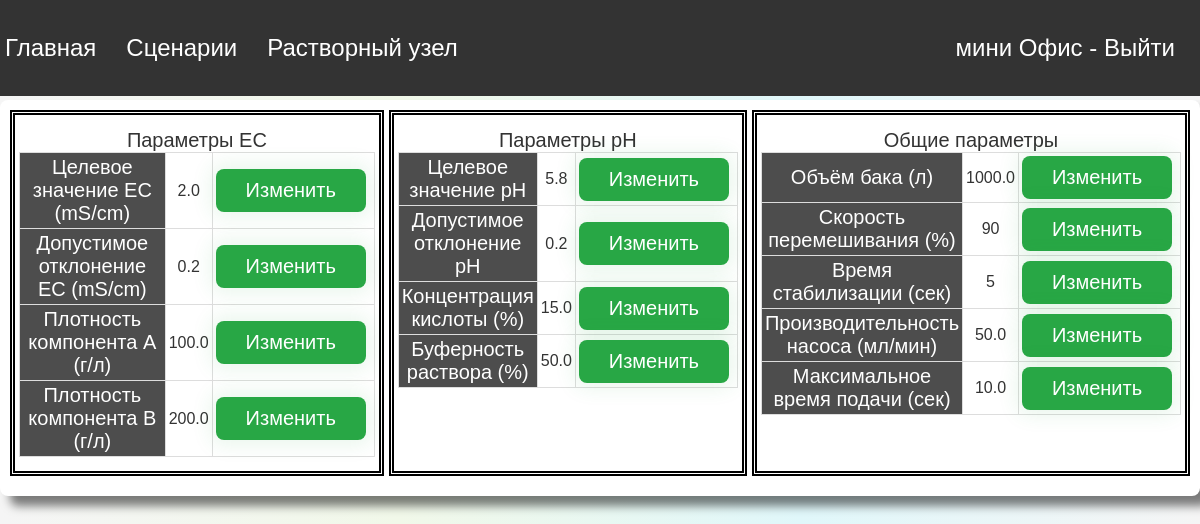
The page /mixing_parameters (signed in) on the database its author committed.
### app/models.py (models this page shows, shortened)
class MixingParameter(db.Model):
    __tablename__ = 'mixing_parameters'
    id = db.Column(db.Integer, primary_key=True)
    tank_volume = db.Column(db.Float)
    density_a = db.Column(db.Float)
    density_b = db.Column(db.Float)
    density_acid = db.Column(db.Float)
    bf = db.Column(db.Float)
    pump_flow_rate = db.Column(db.Float)
    target_ec = db.Column(db.Float)
    target_ph = db.Column(db.Float)
    stabilization_time = db.Column(db.Integer)
    mixing_speed = db.Column(db.Integer)
    ec_deviation = db.Column(db.Float)
    ph_deviation = db.Column(db.Float)
    description = db.Column(db.Text)
    ec_rate_threshold = db.Column(db.Float, default=0.5)
    ph_rate_threshold = db.Column(db.Float, default=0.05)
    maxtime = db.Column(db.Integer)
    start_mix = db.Column(db.Integer, default=0)  # Новое поле для управления смешиванием

### app/routes.py (the view)
@bp.route('/mixing_parameters')
@login_required
def mixing_parameters():
    mixing_params = MixingParameter.query.first()
    return render_template('mixing_parameters.html', mixing_params=mixing_params, title='Растворный узел')

### app/models.py (called while the page is built)
@login.user_loader
def load_user(id):
    return User.query.get(int(id))

### app/templates/mixing_parameters.html (shortened to what this page needs)
{% extends "base.html" %}
{% block content %}
<div class="main-wrapper">
    <div class="container">
        <div class="row-container">
            <div class="parameter-container">
                <span class="parameter-name">Параметры EC</span>
                <table>
                    <tr>
                        <th>Целевое значение EC (mS/cm)</th>
                        <td id="target_ec">{{ mixing_params.target_ec }}</td>
                        <td>
                            <button class="btn btn-primary"
                                    onclick="openModal('target_ec')"
                                    {% if current_user.username != 'admin' %} disabled {% endif %}>
                                Изменить</button>
                        </td>
                    </tr>
                    <tr>
                        <th>Допустимое отклонение EC (mS/cm)</th>
                        <td id="ec_deviation">{{ mixing_params.ec_deviation }}</td>
                        <td>
                            <button class="btn btn-primary"
                                    onclick="openModal('ec_deviation')"
                                    {% if current_user.username != 'admin' %} disabled {% endif %}>
                                Изменить</button>
                        </td>
                    </tr>
                    <tr>
                        <th>Плотность компонента A (г/л)</th>
                        <td id="density_a">{{ mixing_params.density_a }}</td>
                        <td>
                            <button class="btn btn-primary"
                                    onclick="openModal('density_a')"
                                    {% if current_user.username != 'admin' %} disabled {% endif %}>
                                Изменить</button>
                        </td>
                    </tr>
                    <tr>
                        <th>Плотность компонента B (г/л)</th>
                        <td id="density_b">{{ mixing_params.density_b }}</td>
                        <td>
                            <button class="btn btn-primary"
                                    onclick="openModal('density_b')"
                                    {% if current_user.username != 'admin' %} disabled {% endif %}>
                                Изменить</button>
                        </td>
                    </tr>
                </table>
            </div>
            <div class="parameter-container">
                <span class="parameter-name">Параметры pH</span>
                <table>
                    <tr>
                        <th>Целевое значение pH</th>
                        <td id="target_ph">{{ mixing_params.target_ph }}</td>
                        <td>
                            <button class="btn btn-primary"
                                    onclick="openModal('target_ph')"
                                    {% if current_user.username != 'admin' %} disabled {% endif %}>
                                Изменить</button>
                        </td>
                    </tr>
                    <tr>
                        <th>Допустимое отклонение pH</th>
                        <td id="ph_deviation">{{ mixing_params.ph_deviation }}</td>
                        <td>
                            <button class="btn btn-primary"
                                    onclick="openModal('ph_deviation')"
                                    {% if current_user.username != 'admin' %} disabled {% endif %}>
                                Изменить</button>
                        </td>
                    </tr>
                    <tr>
                        <th>Концентрация кислоты (%)</th>
                        <td id="density_acid">{{ mixing_params.density_acid }}</td>
                        <td>
                            <button class="btn btn-primary"
                                    onclick="openModal('density_acid')"
                                    {% if current_user.username != 'admin' %} disabled {% endif %}>
                                Изменить</button>
                        </td>
                    </tr>
                    <tr>
                        <th>Буферность раствора (%)</th>
                        <td id="bf">{{ mixing_params.bf }}</td>
                        <td>
                            <button class="btn btn-primary"
                                    onclick="openModal('bf')"
                                    {% if current_user.username != 'admin' %} disabled {% endif %}>
                                Изменить</button>
                        </td>
                    </tr>
                </table>
            </div>
            <div class="parameter-container">
                <span class="parameter-name">Общие параметры</span>
                <table>
                    <tr>
                        <th>Объём бака (л)</th>
                        <td id="tank_volume">{{ mixing_params.tank_volume }}</td>
                        <td>
                            <button class="btn btn-primary"
                                    onclick="openModal('tank_volume')"
                                    {% if current_user.username != 'admin' %} disabled {% endif %}>
                                Изменить</button>
                        </td>
                    </tr>
                    <tr>
                        <th>Скорость перемешивания (%)</th>
                        <td id="mixing_speed">{{ mixing_params.mixing_speed }}</td>
                        <td>
                            <button class="btn btn-primary"
                                    onclick="openModal('mixing_speed')"
                                    {% if current_user.username != 'admin' %} disabled {% endif %}>
                                Изменить</button>
                        </td>
                    </tr>
                    <tr>
                        <th>Время стабилизации (сек)</th>
                        <td id="stabilization_time">{{ mixing_params.stabilization_time }}</td>
                        <td>
                            <button class="btn btn-primary"
                                    onclick="openModal('stabilization_time')"
                                    {% if current_user.username != 'admin' %} disabled {% endif %}>
                                Изменить</button>
                        </td>
                    </tr>
                    <tr>
                        <th>Производительность насоса (мл/мин)</th>
                        <td id="pump_flow_rate">{{ mixing_params.pump_flow_rate }}</td>
                        <td>
                            <button class="btn btn-primary"
                                    onclick="openModal('pump_flow_rate')"
                                    {% if current_user.username != 'admin' %} disabled {% endif %}>
                                Изменить</button>
                        </td>
                    </tr>
                    <tr>
                        <th>Максимальное время подачи (сек)</th>
                        <td id="maxtime">{{ mixing_params.maxtime }}</td>
                        <td>
                            <button class="btn btn-primary"
                                    onclick="openModal('maxtime')"
                                    {% if current_user.username != 'admin' %} disabled {% endif %}>
                                Изменить</button>
                        </td>
                    </tr>
                </table>
            </div>
        </div>
    </div>
</div>
{% endblock %}

### app/static/styles/dashboard.css (style rules this page uses)
:root { --primary-color: #28a745; --primary-color-hover: #4CAF50; --secondary-color: grey; --bg-gradient: linear-gradient(270deg, #f5f5f5, #e0f7fa, #f1f8e9, #f5f5f5); }
body { font-family: Arial, sans-serif; margin: 0; padding: 0; color: #333; background: var(--bg-gradient); background-size: 100% 100%; animation: gradientAnimation 15s ease infinite; }
.main-wrapper { display: flex; justify-content: center; padding-top: 20px; margin-top: 80px; }
.container { max-width: 100%; margin: 0 auto; padding: 10px; background-color: #fff; box-shadow: 10px 10px 10px rgba(1, 1, 1, 0.5); border-radius: 8px; }
.row-container { display: flex; flex-direction: row; gap: 5px; justify-content: space-between; }
.parameter-container { border: 5px double #000; padding: 4px; margin-bottom: 10px; display: flex; flex-direction: column; align-items: center; }
.parameter-name { font-size: 20px; color: #333; margin-top: 10px; }
table { width: auto; min-width: 100%; border-collapse: collapse; margin-bottom: 10px; }
th, td { border: 1px solid #ddd; padding: 3px; text-align: center; }
th { background-color: #4d4d4d; color: white; font-weight: normal; font-size: 20px; }
.btn { background-color: var(--primary-color); color: white; padding: 10px 10px; border: none; border-radius: 8px; font-size: 20px; cursor: pointer; text-align: center; display: inline-block; transition: background-color 0.5s, box-shadow 0.5s; box-shadow: 0 0 20px 5px rgba(40, 167, 69, 0.1); margin-right: 5px; width: 150px; }

### rows shown on the page
MixingParameter: target_ec "2.0", ec_deviation "0.2", density_a "100.0", density_b "200.0", target_ph "5.8", ph_deviation "0.2", density_acid "15.0", bf "50.0", tank_volume "1000.0", mixing_speed "90", stabilization_time "5", pump_flow_rate "50.0", maxtime "10.0"
